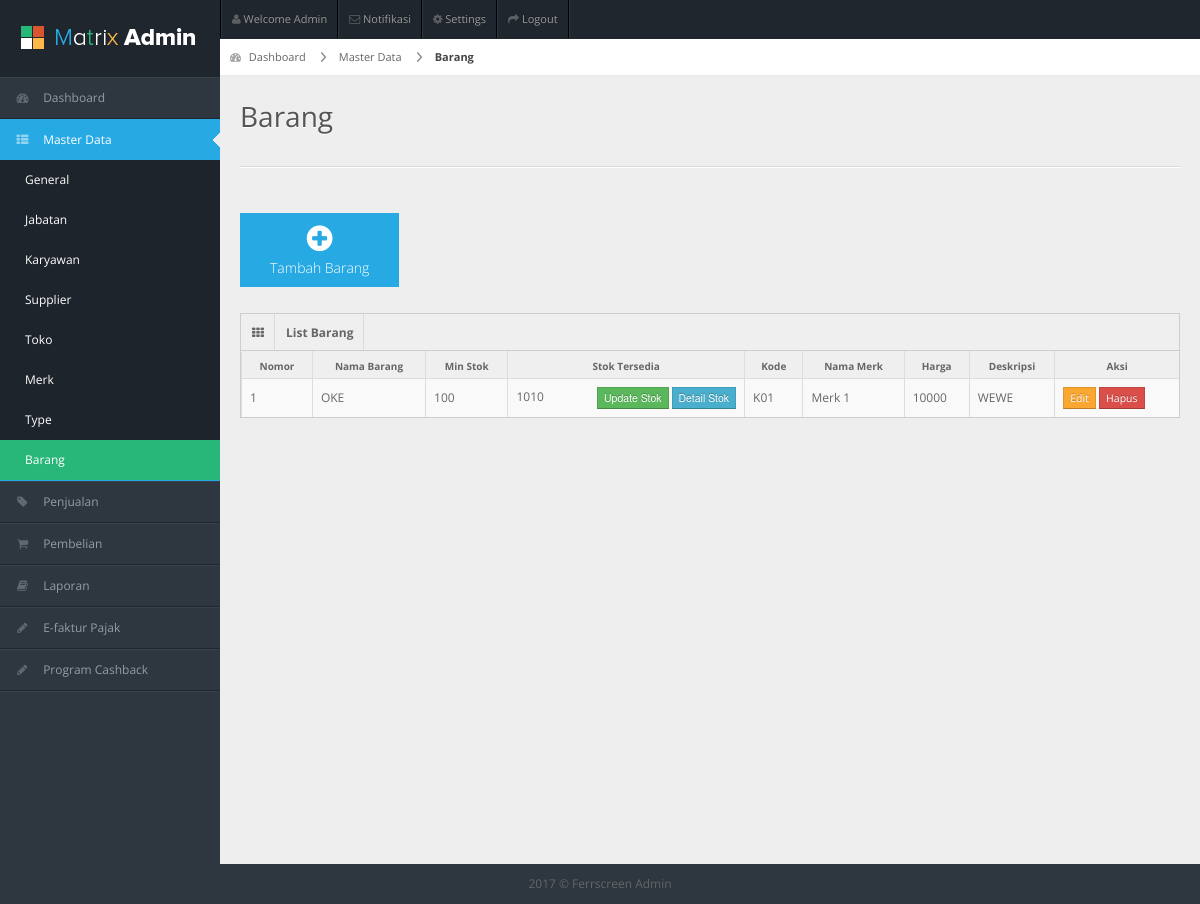
The app's page /index.php/barang, older data.
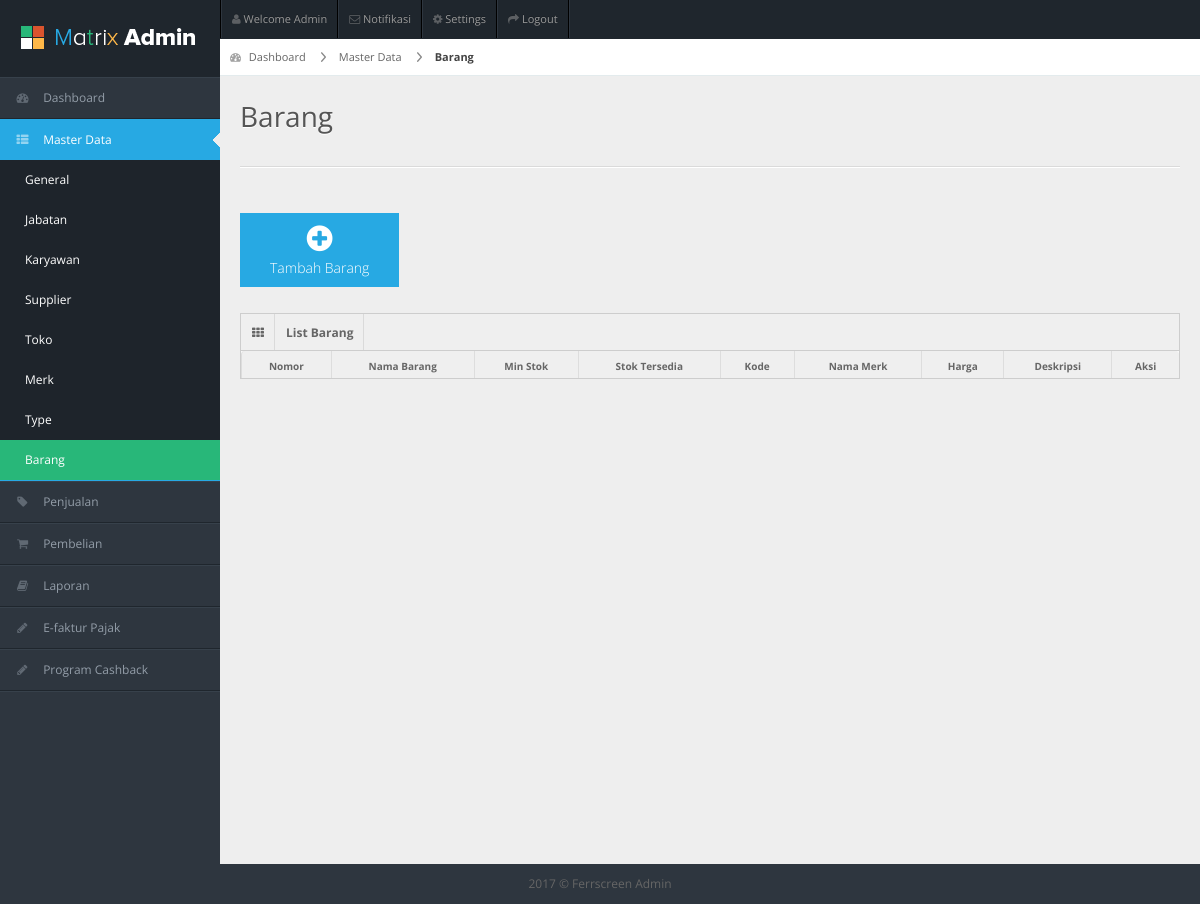
The same page, newer data.
### tables this page shows
CREATE TABLE `barang` (
  `id` int(11) NOT NULL,
  `nama` varchar(255) NOT NULL,
  `min_stok` int(11) NOT NULL,
  `is_aktif` enum('0','1') NOT NULL COMMENT '0 = barang tidak aktif, 1 = barang aktif',
  `created_at` datetime NOT NULL
);

CREATE TABLE `detail_barang` (
  `id` int(11) NOT NULL,
  `id_barang` int(11) NOT NULL,
  `id_merk` int(11) DEFAULT NULL,
  `type` enum('N','L','P') NOT NULL COMMENT 'N = Normal, L = Low',
  `kode` varchar(255) NOT NULL,
  `harga` int(11) NOT NULL COMMENT 'harga jual',
  `deskripsi` text,
  `is_aktif` enum('0','1') NOT NULL,
  `created_at` datetime NOT NULL
);

CREATE TABLE `merk` (
  `id` int(11) NOT NULL,
  `nama` varchar(255) NOT NULL,
  `keterangan` text NOT NULL,
  `is_aktif` enum('0','1') NOT NULL,
  `created_at` datetime NOT NULL
);

### application/models/Barang_Model.php (called while the page is built, shortened)
<?php
class Barang_Model extends CI_Model {
    public function get_allBarang(){
        $sql = "SELECT b.*
        		FROM barang b
                WHERE b.is_aktif = ?
        		ORDER BY b.nama ASC";
        $result = $this->db->query($sql, array("1"));
        $barangs = $result->result_array();
        return $this->get_detailDataOfBarang($barangs);
    }
    public function get_detailDataOfBarang($barangs){
        $barangs2 = [];
        foreach($barangs as $barang){
            $detailBarangs = $this->DetailBarang_Model->get_allDetailBarangByIdBarang($barang['id']);
            $supplierBarangs = $this->SupplierBarang_Model->get_allSupplierBarangByIdBarang($barang['id']);
            $barangKembars = $this->BarangKembar_Model->get_barangKembarByIdBarang($barang['id']);
            $totalStok = 0;
            $barang["total_stok"] = 0;
            if(count($detailBarangs) > 0){
                $barang["detail_barang"] = $detailBarangs;
            }else{
                $barang["detail_barang"] = [];
            }
            if(count($supplierBarangs) > 0){
                foreach($supplierBarangs as $supBar){
                    $totalStok = $totalStok + $supBar["stok"];
                }
                $barang['supplier_barang'] = $supplierBarangs;
            }else{
                $barang['supplier_barang'] = [];
            }
            if(count($barangKembars) > 0){
                $barang['barang_kembar'] = $barangKembars;
            }else{
                $barang['barang_kembar'] = [];
            }
            $barang["total_stok"] = $totalStok;
            array_push($barangs2, $barang);
        }
        return $barangs2;
    }
}

### application/controllers/Barang.php (called while the page is built, shortened)
<?php
class Barang extends CI_Controller {
	public function __construct(){
	 	$this->load->model('Barang_Model');
	 	$this->load->model('Supplier_Model');
	 	$this->load->model('SupplierBarang_Model');
	 	$this->load->model('Merk_Model');
	 	$this->load->model('Type_Model');
    }
	public function index()
	{
		$dataMenu = array(
	        'menuAktif' => "masterdata",
	        'subMenu' => "barang"
		);
		$dataSupplier = $this->Supplier_Model->get_allSupplier();
		$dataType = $this->Type_Model->get_allType();
		$dataBarang = $this->Barang_Model->get_allBarang();
		$data = array(
	        'dataSupplier' => $dataSupplier,
	        'dataBarang' => $dataBarang,
	        'dataType' => $dataType
		);
		$this->load->view('header');
		$this->load->view('sidebar',$dataMenu);
		$this->load->view('MasterData/Barang/v_barang',$data);
	}
}

### index.php (called while the page is built, shortened)
<?php
require_once BASEPATH.'core/CodeIgniter.php';

### application/models/DetailBarang_Model.php (called while the page is built, shortened)
<?php
class DetailBarang_Model extends CI_Model {
    public function get_allDetailBarangByIdBarang($id_barang){
        $sql = "SELECT db.*, m.nama as nama_merk
                FROM detail_barang db, merk m
                WHERE db.id_barang = ? AND db.id_merk = m.id AND db.is_aktif = ?";
        $hasil = $this->db->query($sql, array($id_barang, "1"));
        return $hasil->result_array();
    }
}

### application/models/SupplierBarang_Model.php (called while the page is built, shortened)
<?php
class SupplierBarang_Model extends CI_Model {
    public function get_allSupplierBarangByIdBarang($id_barang){
            $sql = "SELECT sb.*, s.nama as nama_supplier, t.nama as nama_type
                    FROM supplier_barang sb, supplier s, type t
                    WHERE sb.id_barang = ?
                        AND sb.id_supplier = s.id
                        AND sb.id_type = t.id
                        AND sb.is_aktif = ?";
        $hasil = $this->db->query($sql, array($id_barang, "1"));
        return $hasil->result_array();
    }
}

### application/models/BarangKembar_Model.php (called while the page is built, shortened)
<?php
class BarangKembar_Model extends CI_Model {
    public function get_barangKembarByIdBarang($id_barang){
        $sql = "SELECT bbk.*, b.nama as kembar_nama
                FROM barang_kembarbarang bbk, barang b
                WHERE bbk.id_barang = ? AND b.id = bbk.id_barangKembar";
        $result = $this->db->query($sql, array($id_barang));
        return $result->result_array();
    }
}

### application/views/MasterData/Barang/v_tableBarang.php (the view, shortened to what the changed rows need)
<?php
  if(isset($dataBarang))
  {
      $number=1;
      foreach ($dataBarang as $barang)
      {
          ?>
          <tr class="gradeX">
            <td style = "vertical-align: middle;"><?php echo $number ?></td>
            <td style = "vertical-align: middle;"><?php echo $barang['nama'] ?></td>
            <td style = "vertical-align: middle;"><?php echo $barang['min_stok'] ?></td>
            <td style = "vertical-align: middle;">
              <?php echo $barang['total_stok']; ?>
              <button style='float:right; margin-left: 3px;' class="btn btn-info btn-mini" data-toggle="modal" data-target="#detailModal"
                data-id="<?php echo $barang['id']; ?>"
                data-title="Detail Stok"
                onclick="OpenModal(<?php echo $number; ?>)"
                id="btnModal<?php echo $number; ?>"
                >Detail Stok</button>
              <button style='float:right; margin-left: 3px;' class="btn btn-success btn-mini" data-backdrop="static" data-toggle="modal" data-keyboard="false" data-target="#updateModal"
                data-id="<?php echo $barang['id']; ?>"
                data-title="Update Stok"
                onclick="OpenModal(<?php echo $number; ?>)"
                id="btnModal<?php echo $number; ?>"
                >Update Stok</button>
            </td>
            <td style = "vertical-align: middle;">
               <?php foreach($barang["detail_barang"] as $detail){ ?>
                  <?php echo $detail['kode'] ;?></br>
               <?php } ?>
            </td>
             <td style = "vertical-align: middle;">
               <?php foreach($barang["detail_barang"] as $detail){ ?>
                  <?php echo $detail['nama_merk']; ?></br>
             <?php } ?>
            </td>
             <td style = "vertical-align: middle;">
               <?php foreach($barang["detail_barang"] as $detail){ ?>
                  <?php echo $detail['harga']; ?></br>
              <?php } ?>
            </td>
             <td style = "vertical-align: middle;">
               <?php foreach($barang["detail_barang"] as $detail){ ?>
                  <?php echo $detail['deskripsi']; ?></br>
              <?php } ?>
            </td>
            <td style = "vertical-align: middle;">
              <a href="<?php echo base_url();?>barang/editBarang/<?php echo $barang["id"] ?>" class="btn btn-warning btn-mini" role="button">Edit</a>
              <a href="#deleteData<?php echo $barang["id"] ?>" data-toggle="modal" class="btn btn-danger btn-mini" role="button">Hapus</a>
            </td>
          </tr>
          <?php
        $number++;
      }
    }
?>

Row changes from the older to the newer data that the page shows:
removed barang: nama "OKE", min_stok "100", total_stok "1010"
removed detail_barang: kode "K01", id_merk.nama "Merk 1", harga "10000", deskripsi "WEWE"
